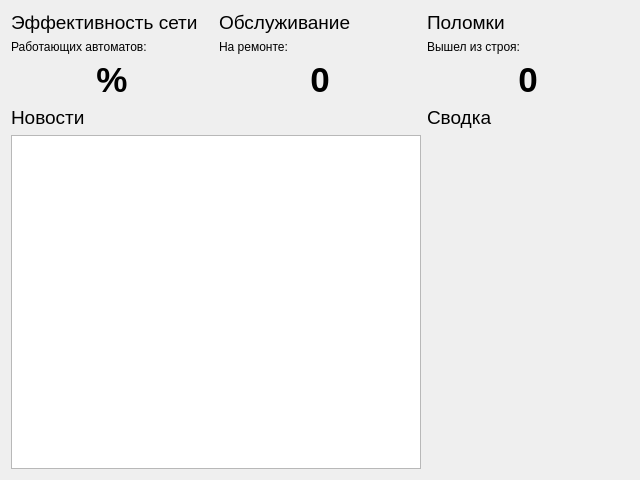
<?xml version="1.0" encoding="UTF-8"?>
<ui version="4.0">
 <class>MainInfoWidget</class>
 <widget class="QWidget" name="MainInfoWidget">
  <property name="geometry">
   <rect>
    <x>0</x>
    <y>0</y>
    <width>640</width>
    <height>480</height>
   </rect>
  </property>
  <property name="windowTitle">
   <string>Form</string>
  </property>
  <layout class="QGridLayout" name="gridLayout">
   <item row="0" column="1">
    <layout class="QVBoxLayout" name="verticalLayout_2">
     <item>
      <widget class="QLabel" name="label_4">
       <property name="font">
        <font>
         <pointsize>14</pointsize>
        </font>
       </property>
       <property name="text">
        <string>Обслуживание</string>
       </property>
      </widget>
     </item>
     <item>
      <widget class="QLabel" name="label_5">
       <property name="text">
        <string>На ремонте:</string>
       </property>
      </widget>
     </item>
     <item>
      <widget class="QLabel" name="nowFixingLabel">
       <property name="font">
        <font>
         <pointsize>26</pointsize>
         <bold>true</bold>
        </font>
       </property>
       <property name="text">
        <string>0</string>
       </property>
       <property name="alignment">
        <set>Qt::AlignmentFlag::AlignCenter</set>
       </property>
      </widget>
     </item>
    </layout>
   </item>
   <item row="0" column="2">
    <layout class="QVBoxLayout" name="verticalLayout_3">
     <item>
      <widget class="QLabel" name="label_7">
       <property name="font">
        <font>
         <pointsize>14</pointsize>
        </font>
       </property>
       <property name="text">
        <string>Поломки</string>
       </property>
      </widget>
     </item>
     <item>
      <widget class="QLabel" name="label_8">
       <property name="text">
        <string>Вышел из строя:</string>
       </property>
      </widget>
     </item>
     <item>
      <widget class="QLabel" name="nowBrokenLabel">
       <property name="font">
        <font>
         <pointsize>26</pointsize>
         <bold>true</bold>
        </font>
       </property>
       <property name="text">
        <string>0</string>
       </property>
       <property name="alignment">
        <set>Qt::AlignmentFlag::AlignCenter</set>
       </property>
      </widget>
     </item>
    </layout>
   </item>
   <item row="0" column="0">
    <layout class="QVBoxLayout" name="verticalLayout">
     <item>
      <widget class="QLabel" name="label">
       <property name="font">
        <font>
         <pointsize>14</pointsize>
        </font>
       </property>
       <property name="text">
        <string>Эффективность сети</string>
       </property>
      </widget>
     </item>
     <item>
      <widget class="QLabel" name="label_2">
       <property name="text">
        <string>Работающих автоматов:</string>
       </property>
      </widget>
     </item>
     <item>
      <widget class="QLabel" name="nowWorkingPercentLabel">
       <property name="font">
        <font>
         <pointsize>26</pointsize>
         <bold>true</bold>
        </font>
       </property>
       <property name="text">
        <string>%</string>
       </property>
       <property name="alignment">
        <set>Qt::AlignmentFlag::AlignCenter</set>
       </property>
      </widget>
     </item>
    </layout>
   </item>
   <item row="1" column="0" colspan="2">
    <layout class="QVBoxLayout" name="verticalLayout_4">
     <property name="sizeConstraint">
      <enum>QLayout::SizeConstraint::SetDefaultConstraint</enum>
     </property>
     <item>
      <widget class="QLabel" name="label_10">
       <property name="font">
        <font>
         <pointsize>14</pointsize>
        </font>
       </property>
       <property name="text">
        <string>Новости</string>
       </property>
      </widget>
     </item>
     <item>
      <widget class="QListWidget" name="newsListWidget"/>
     </item>
    </layout>
   </item>
   <item row="1" column="2">
    <layout class="QVBoxLayout" name="verticalLayout_5">
     <item>
      <widget class="QLabel" name="label_11">
       <property name="sizePolicy">
        <sizepolicy hsizetype="Preferred" vsizetype="Maximum">
         <horstretch>0</horstretch>
         <verstretch>0</verstretch>
        </sizepolicy>
       </property>
       <property name="font">
        <font>
         <pointsize>14</pointsize>
        </font>
       </property>
       <property name="text">
        <string>Сводка</string>
       </property>
      </widget>
     </item>
     <item>
      <widget class="QWidget" name="pieDiagram" native="true">
       <property name="sizePolicy">
        <sizepolicy hsizetype="Preferred" vsizetype="Minimum">
         <horstretch>0</horstretch>
         <verstretch>0</verstretch>
        </sizepolicy>
       </property>
      </widget>
     </item>
    </layout>
   </item>
  </layout>
 </widget>
 <resources/>
 <connections/>
</ui>
